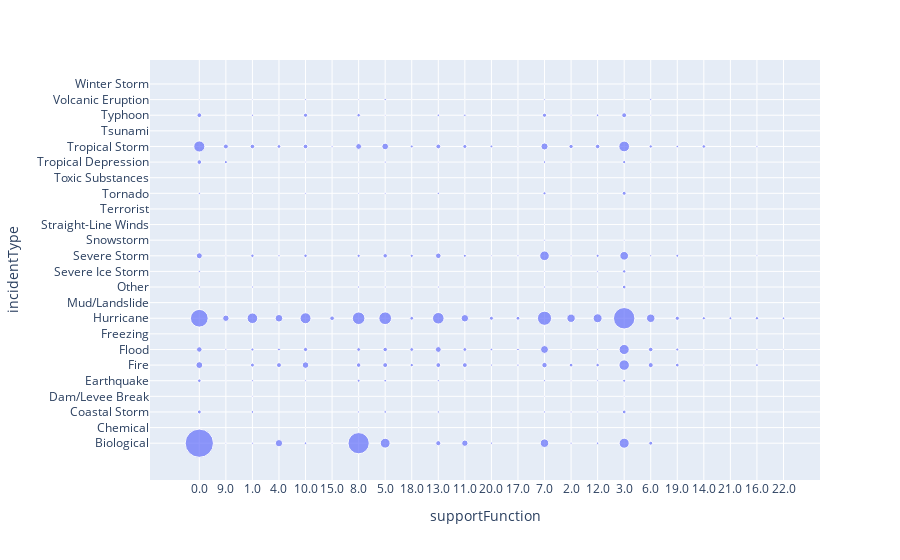

Here is the notebook cell this chart was saved with:
### Code cell
fig = px.scatter(df.groupby(
        ['supportFunction', 'incidentType']).size(       
    ).reset_index(
        name='count').sort_values(by='incidentType'),
                 x = 'supportFunction',
                 y = 'incidentType',
                 size = 'count')
fig.show()

### Figure 1 — Plotly figure (JSON) as saved in the notebook; plotly's stock layout.template omitted (floating-point values rounded to 4 significant figures; data arrays with more than 128 entries replaced by an {"elided": "..."} marker saying what was removed)
{"data": [{"hovertemplate": "supportFunction=%{x}<br>incidentType=%{y}<br>count=%{marker.size}<extra></extra>", "legendgroup": "", "marker": {"color": "#636efa", "size": {"elided": "289 int values"}, "sizemode": "area", "sizeref": 10.66, "symbol": "circle"}, "mode": "markers", "name": "", "orientation": "v", "showlegend": false, "type": "scatter", "x": {"elided": "289 str values"}, "xaxis": "x", "y": {"elided": "289 str values"}, "yaxis": "y"}], "layout": {"legend": {"itemsizing": "constant", "tracegroupgap": 0}, "margin": {"t": 60}, "xaxis": {"anchor": "y", "domain": [0, 1], "title": {"text": "supportFunction"}}, "yaxis": {"anchor": "x", "domain": [0, 1], "title": {"text": "incidentType"}}}}
